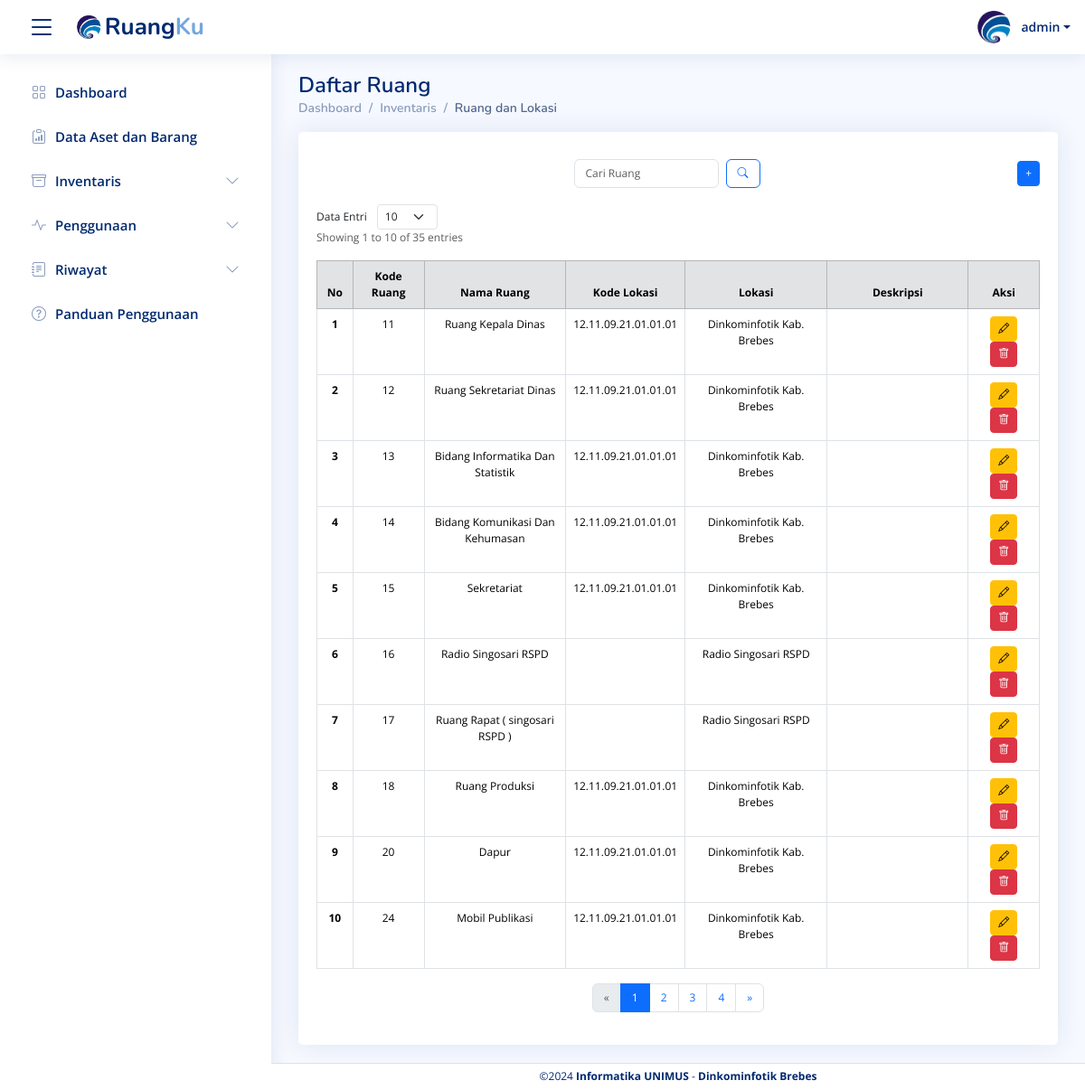
/lokasi.php (signed in), run on an earlier commit of the app's database.
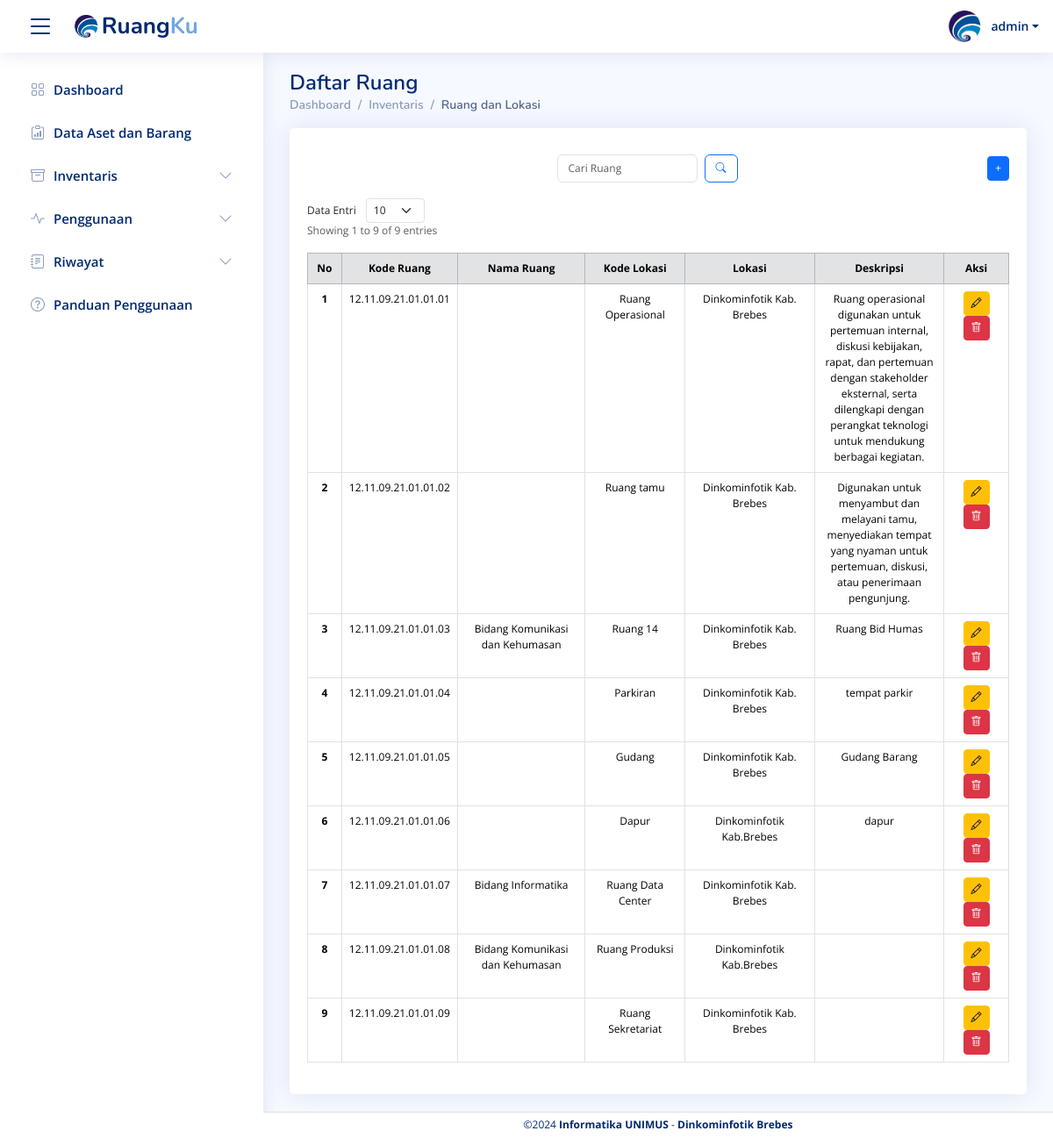
And on a later commit of the database.
### tables this page shows
CREATE TABLE `lokasi` (
  `id_lokasi` varchar(50) NOT NULL,
  `nama_lokasi` varchar(100) NOT NULL,
  `bid_lokasi` varchar(50) DEFAULT NULL,
  `tempat_lokasi` varchar(100) DEFAULT NULL,
  `kategori_lokasi` varchar(50) DEFAULT NULL,
  `desk_lokasi` text
);

### proses/lokasi/get data/get_lokasi.php (called while the page is built, shortened)
<?php
include('koneksi/koneksi.php');
$limit = isset($_GET['limit']) ? (int)$_GET['limit'] : 10;
$page = isset($_GET['page']) ? (int)$_GET['page'] : 1;
$start = ($page - 1) * $limit;
$search_query = "";
$search_params = [];
$param_types = "";
$sql = "SELECT * FROM lokasi $search_query LIMIT ?, ?";
$stmt = mysqli_prepare($conn, $sql);
$param_types .= "ii";
array_push($search_params, $start, $limit);
mysqli_stmt_bind_param($stmt, $param_types, ...$search_params);
mysqli_stmt_execute($stmt);
$result = mysqli_stmt_get_result($stmt);
$count_sql = "SELECT COUNT(*) AS total FROM lokasi $search_query";
$count_stmt = mysqli_prepare($conn, $count_sql);
mysqli_stmt_execute($count_stmt);
$count_result = mysqli_stmt_get_result($count_stmt);
$total_records = mysqli_fetch_assoc($count_result)['total'];
$total_pages = ceil($total_records / $limit);
$end = min($start + $limit, $total_records);
$showing_text = "Showing " . ($start + 1) . " to " . $end . " of " . $total_records . " entries";
$offset = $start;
$no = $offset + 1;
$visible_pages = 3;
$start_page = max(1, $page - floor($visible_pages / 2));
if ($page <= ceil($visible_pages / 2)) {
    $end_page = min($total_pages, $visible_pages);
}
?>

### lokasi.php (the view, shortened to what the changed rows need)
<?php
include("component/header.php");
include("proses/lokasi/get data/get_lokasi.php");
?>
<main id="main" class="main">
  <div class="pagetitle">
    <h1>Daftar Ruang</h1>
  </div>
  <div class="card">
    <div class="card-body" style="padding-top: 20px;">
      <div class="d-flex justify-content-between align-items-center mb-2" style="padding-top: 10px; padding-bottom: 10px">
        <div class="flex-grow-1 d-flex justify-content-center">
        </div>
        <div>
        </div>
      </div>
      <div>
        <form method="GET" action="">
        </form>
      </div>
      <?php
      echo "<p class='text-muted'>$showing_text</p>";
      ?>
      <div class="table-responsive">
        <table class="table table-bordered" style="font-size: 14px;">
          <thead class="table-secondary text-center">
            <tr>
              <th scope="col" style="width: 5%;">No</th>
              <th scope="col" style="width: 10%;">Kode Ruang</th>
              <th scope="col" style="width: 20%;">Nama Ruang</th>
              <th scope="col" style="width: 15%;">Kode Lokasi</th>
              <th scope="col" style="width: 20%;">Lokasi</th>
              <th scope="col" style="width: 20%;">Deskripsi</th>
              <th scope="col" style="width: 10%;">Aksi</th>
            </tr>
          </thead>
          <tbody>
            <?php
            while ($row = mysqli_fetch_assoc($result)) {
              echo "<tr class='text-center'>";
              echo "<th scope='row'>{$no}</th>";
              echo "<td>{$row['id_lokasi']}</td>";
              echo "<td>{$row['bid_lokasi']}</td>";
              echo "<td>{$row['nama_lokasi']}</td>";
              echo "<td>{$row['tempat_lokasi']}</td>";
              echo "<td>{$row['desk_lokasi']}</td>";
              echo "<td>
                    <a href='frm_edit_lokasi.php?id_lokasi={$row['id_lokasi']}' class='btn btn-warning btn-sm' title='Edit'>
                    <i class='bi bi-pencil'></i>
                    </a>
                    <button class='btn btn-danger btn-sm btn-hapus' data-id_lokasi='{$row['id_lokasi']}' title='Hapus'>
                    <i class='bi bi-trash'></i>
                    </button>
                    </td>";
              echo "</tr>";
              $no++;
            }
            ?>
          </tbody>
        </table>
        <?php if ($total_records > $limit) : ?>
          <nav aria-label="Page navigation example" class="d-flex justify-content-center">
            <ul class="pagination">
              <li class="page-item <?= ($page <= 1) ? 'disabled' : '' ?>">
                <a class="page-link" href="?page=<?= ($page > 1) ? ($page - 1) : 1 ?><?= isset($_GET['filter']) ? '&filter=' . $_GET['filter'] : '' ?>" aria-label="Sebelumnya" title="Sebelumnya">
                  <span aria-hidden="true">&laquo;</span>
                </a>
              </li>
              <?php
              for ($i = $start_page; $i <= $end_page; $i++) {
                echo '<li class="page-item ' . ($page == $i ? 'active' : '') . '">';
                echo '<a class="page-link" href="?page=' . $i . '">' . $i . '</a>';
                echo '</li>';
              }
              if ($end_page < $total_pages) {
                echo '<li class="page-item"><a class="page-link" href="?page=' . $total_pages . '">' . $total_pages . '</a></li>';
              }
              ?>
              <li class="page-item <?= ($page >= $total_pages) ? 'disabled' : '' ?>">
                <a class="page-link" href="?page=<?= ($page < $total_pages) ? ($page + 1) : $total_pages ?><?= isset($_GET['filter']) ? '&filter=' . $_GET['filter'] : '' ?>" aria-label="Next">
                  <span aria-hidden="true">&raquo;</span>
                </a>
              </li>
            </ul>
          </nav>
        <?php endif; ?>
      </div>
    </div>
  </div>
</main>
<?php include("component/footer.php"); ?>

What changed in the data, as far as the page shows it:
removed lokasi: id_lokasi "11", bid_lokasi "Ruang Kepala Dinas", nama_lokasi "12.11.09.21.01.01.01", tempat_lokasi "Dinkominfotik Kab. Brebes"
removed lokasi: id_lokasi "12", bid_lokasi "Ruang Sekretariat Dinas", nama_lokasi "12.11.09.21.01.01.01", tempat_lokasi "Dinkominfotik Kab. Brebes"
removed lokasi: id_lokasi "13", bid_lokasi "Bidang Informatika Dan Statistik", nama_lokasi "12.11.09.21.01.01.01", tempat_lokasi "Dinkominfotik Kab. Brebes"
removed lokasi: id_lokasi "14", bid_lokasi "Bidang Komunikasi Dan Kehumasan", nama_lokasi "12.11.09.21.01.01.01", tempat_lokasi "Dinkominfotik Kab. Brebes"
removed lokasi: id_lokasi "15", bid_lokasi "Sekretariat", nama_lokasi "12.11.09.21.01.01.01", tempat_lokasi "Dinkominfotik Kab. Brebes"
removed lokasi: id_lokasi "16", bid_lokasi "Radio Singosari RSPD", tempat_lokasi "Radio Singosari RSPD"
removed lokasi: id_lokasi "17", bid_lokasi "Ruang Rapat ( singosari RSPD )", tempat_lokasi "Radio Singosari RSPD"
removed lokasi: id_lokasi "18", bid_lokasi "Ruang Produksi", nama_lokasi "12.11.09.21.01.01.01", tempat_lokasi "Dinkominfotik Kab. Brebes"
removed lokasi: id_lokasi "20", bid_lokasi "Dapur", nama_lokasi "12.11.09.21.01.01.01", tempat_lokasi "Dinkominfotik Kab. Brebes"
removed lokasi: id_lokasi "24", bid_lokasi "Mobil Publikasi", nama_lokasi "12.11.09.21.01.01.01", tempat_lokasi "Dinkominfotik Kab. Brebes"
added lokasi: id_lokasi "12.11.09.21.01.01.01", nama_lokasi "Ruang Operasional", tempat_lokasi "Dinkominfotik Kab. Brebes", desk_lokasi "Ruang operasional digunakan untuk pertemuan internal, diskusi kebijakan, rapat, dan pertemuan dengan stakeholder eksternal, serta dilengkapi dengan perangkat teknologi untuk mendukung berbagai kegiatan."
added lokasi: id_lokasi "12.11.09.21.01.01.02", nama_lokasi "Ruang tamu", tempat_lokasi "Dinkominfotik Kab. Brebes", desk_lokasi "Digunakan untuk menyambut dan melayani tamu, menyediakan tempat yang nyaman untuk pertemuan, diskusi, atau penerimaan pengunjung."
added lokasi: id_lokasi "12.11.09.21.01.01.03", bid_lokasi "Bidang Komunikasi dan Kehumasan", nama_lokasi "Ruang 14", tempat_lokasi "Dinkominfotik Kab. Brebes", desk_lokasi "Ruang Bid Humas"
added lokasi: id_lokasi "12.11.09.21.01.01.04", nama_lokasi "Parkiran", tempat_lokasi "Dinkominfotik Kab. Brebes", desk_lokasi "tempat parkir"
added lokasi: id_lokasi "12.11.09.21.01.01.05", nama_lokasi "Gudang", tempat_lokasi "Dinkominfotik Kab. Brebes", desk_lokasi "Gudang Barang"
added lokasi: id_lokasi "12.11.09.21.01.01.06", nama_lokasi "Dapur", tempat_lokasi "Dinkominfotik Kab.Brebes", desk_lokasi "dapur"
added lokasi: id_lokasi "12.11.09.21.01.01.07", bid_lokasi "Bidang Informatika", nama_lokasi "Ruang Data Center", tempat_lokasi "Dinkominfotik Kab. Brebes"
added lokasi: id_lokasi "12.11.09.21.01.01.08", bid_lokasi "Bidang Komunikasi dan Kehumasan", nama_lokasi "Ruang Produksi", tempat_lokasi "Dinkominfotik Kab.Brebes"
added lokasi: id_lokasi "12.11.09.21.01.01.09", nama_lokasi "Ruang Sekretariat", tempat_lokasi "Dinkominfotik Kab. Brebes"
Also different on the page:
$showing_text: "Showing 1 to 10 of 35 entries" → "Showing 1 to 9 of 9 entries"
$total_pages: "4" → (not shown)
list line gone: "1"
list line gone: "2"
list line gone: "3"
